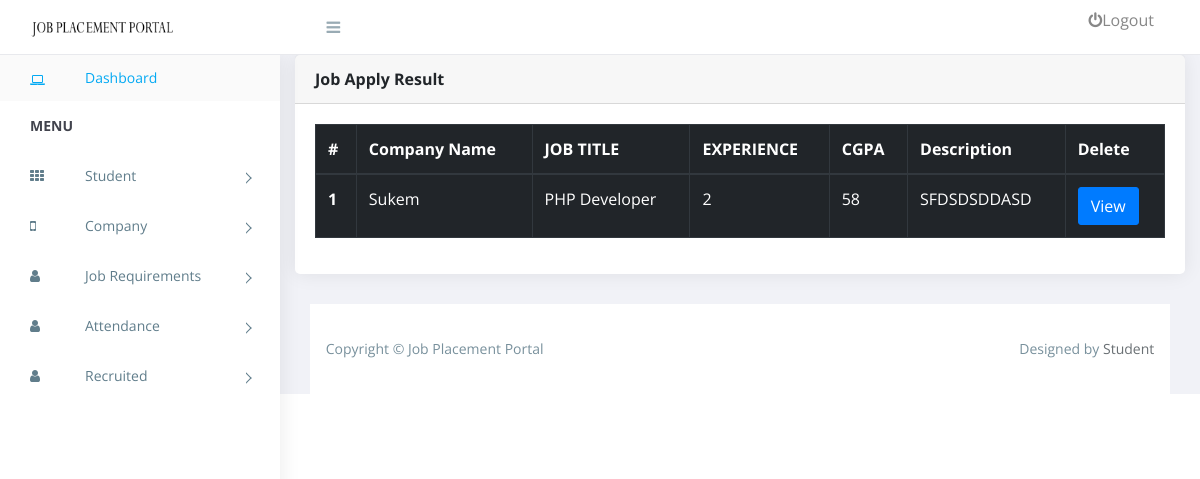
/admin/viewjobapply.php, run on the app's committed database.
### tables this page shows
CREATE TABLE `recruitment` (
  `id` int(255) NOT NULL,
  `title` text NOT NULL,
  `experience` varchar(255) NOT NULL,
  `description` text NOT NULL,
  `cgpa` varchar(25) NOT NULL,
  `company_id` int(11) NOT NULL
);

CREATE TABLE `company` (
  `id` int(255) NOT NULL,
  `name` varchar(255) NOT NULL,
  `description` text NOT NULL
);

### admin/include/Database.php (called while the page is built, shortened)
<?php
class Database{
   function db_connect(){
    $this->host = 'localhost';
    $this->user = 'root';
    $this->pass = '';
    $this->db = 'jobportal';
    $this->mysqli = new mysqli($this->host, $this->user, $this->pass, $this->db);
    return $this->mysqli;
  }
}
?>

### admin/viewjobapply.php (the view, shortened to what this page needs)
<!doctype html>
<html class="no-js" lang="">
<head>
    <link rel="stylesheet" href="assets/css/normalize.css">
    <link rel="stylesheet" href="assets/css/bootstrap.min.css">
    <link rel="stylesheet" href="assets/css/font-awesome.min.css">
    <link rel="stylesheet" href="assets/css/themify-icons.css">
    <link rel="stylesheet" href="assets/css/pe-icon-7-filled.css">
    <link href="assets/weather/css/weather-icons.css" rel="stylesheet" />
    <link href="assets/calendar/fullcalendar.css" rel="stylesheet" />
    <link rel="stylesheet" href="assets/css/style.css">
    <link href="assets/css/charts/chartist.min.css" rel="stylesheet">
    <link href="assets/css/lib/vector-map/jqvmap.min.css" rel="stylesheet">
</head>
<body>
    <?php include("include/menu.php");
    ?>
    <div id="right-panel" class="right-panel">
        <?php include("include/header.php");
        ?>
        <div class="col-lg-12">
            <div class="card">
                <div class="card-header">
                    <strong class="card-title">Job Apply Result</strong>
                </div>
                <div class="card-body">
                    <table class="table table-bordered table-dark">
                        <thead>
                            <tr>
                                <th scope="col">#</th>
                                <th scope="col">Company Name</th>
                                <th scope="col">JOB TITLE</th>
                                <th scope="col">EXPERIENCE</th>
                                <th scope="col">CGPA</th>
                                <th scope="col">Description</th>
                                <th scope="col">Delete</th>
                            </tr>
                        </thead>
                        <tbody>
                            <?php
                            include("include/Database.php");
                            $db = new Database();
                            $selectCompanyQuery = "SELECT * FROM recruitment";
                            $result =mysqli_query($db->db_connect(),$selectCompanyQuery);
                            while($row  = mysqli_fetch_row($result))
                            {
                                ?>
                            <tr>
                                <th scope="row"><?php echo $row[0]; ?></th>
                                <td>
                                    <?php
                                $selectCompany = "SELECT * FROM company WHERE id=$row[5]";
                                $resuleCompany = mysqli_query($db->db_connect(),$selectCompany);
                                while($rowCompany = mysqli_fetch_row($resuleCompany))
                                {
                                    echo $rowCompany[1];
                                }
                                    ?>
                                </td>
                                <td><?php echo $row[1]; ?></td>
                                <td><?php echo $row[2]; ?></td>
                                <td><?php echo $row[4]; ?></td>
                                <td><?php echo $row[3]; ?></td>
                                <td><a href="viewstudentforapply.php?id=<?php echo $row[0]; ?>" class="btn btn-primary">View</a></td>
                            </tr>
                            <?php
                            }
                            ?>
                        </tbody>
                    </table>
                </div>
            </div>
        </div>
        <?php include("include/footer.php");
        ?>
    </div>
</body>
</html>

### admin/assets/css/style.css (style rules this page uses)
body { display: table; font-family: "Open Sans", sans-serif; font-size: 16px; width: 100%; }
a, button { text-decoration: none; outline: none !important; color: #878787; -webkit-transition: all 0.25s ease; transition: all 0.25s ease; }
.btn, button, input, textarea { -webkit-box-shadow: none; box-shadow: none; outline: 0 !important; }
.btn { border-radius: 3px; }
.right-panel { background: #f1f2f7; margin-left: 280px; margin-top: 55px; }
.card { margin-bottom: 1.875em; border-radius: 5px; padding: 0; border: 0px solid transparent; -webkit-box-shadow: 0 0 20px rgba(0, 0, 0, 0.08); box-shadow: 0 0 20px rgba(0, 0, 0, 0.08); }
.card .card-body { float: left; padding: 1.25em; position: relative; width: 100%; }
.btn, .button { display: inline-block; font-weight: 400; text-align: center; white-space: nowrap; vertical-align: middle; -webkit-transition: all .15s ease-in-out; transition: all .15s ease-in-out; border-radius: 3; cursor: pointer; }
@media (max-width: 1368px) { .card-body { padding: 15px; } }

### data on the page
recruitment: id "1", title "PHP Developer", experience "2", cgpa "58", description "SFDSDSDDASD"
company: name "Sukem"
